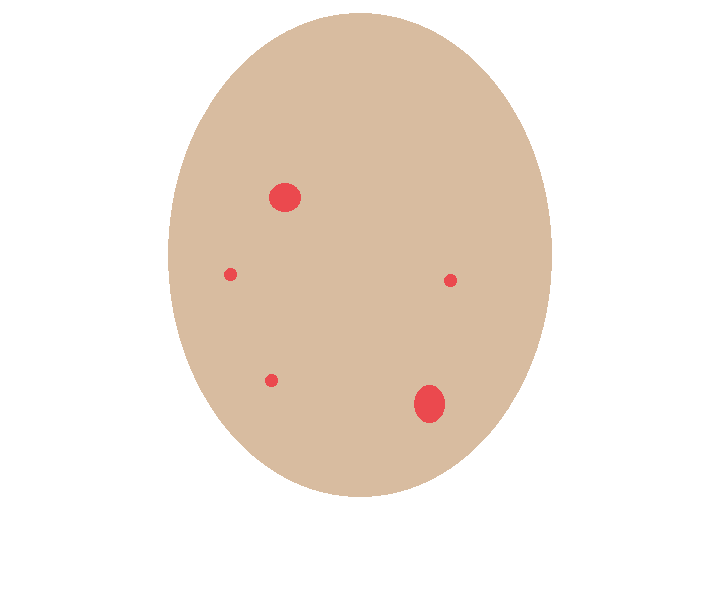
#> input picture acnepaint.png, 710 x 604 px
$ python fill.py
#> lines starting #> are read from the running program, lines starting #| are printed output that depends on the picture
import cv2;
import numpy as np;

# Read image
im_in = cv2.imread("acnepaint.png", cv2.IMREAD_GRAYSCALE);
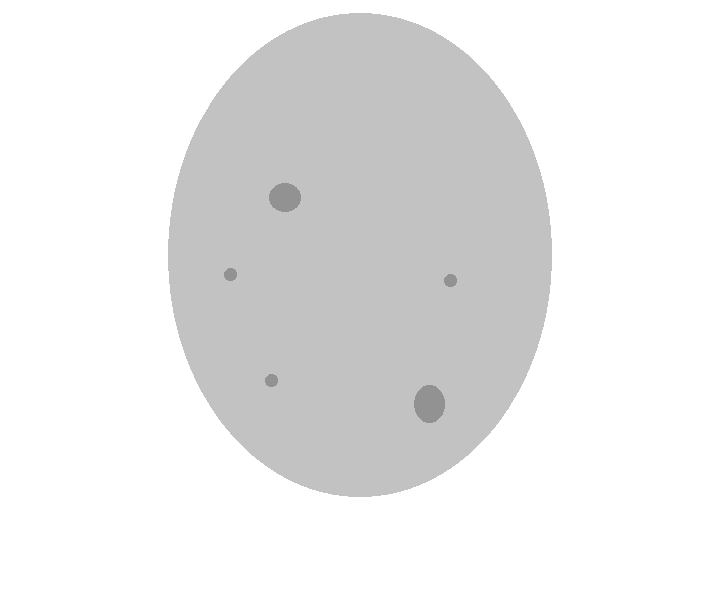
#> im_in: shape (604, 710); min 146, max 255, mean 234

# Threshold.
# Set values equal to or above 220 to 0.
# Set values below 220 to 255.


detector=cv2.SimpleBlobDetector_create()
keypoints= detector.detect(im_in)
#> keypoints = 5 keypoints; (x, y, size): (429, 404, 34.7), (285, 197, 31), (271, 380, 14.2), (450, 280, 14.2), (230, 274, 14.2)


#cv2.DRAW_MATCHES_FLAGS_DRAW_RICH_KEYPOINTS ensure the
#size of circle corresponds to the size of blob
blank=np.zeros((1,1))
blobs=cv2.drawKeypoints(im_in,keypoints,blank,(0,255,255),cv2.DRAW_MATCHES_FLAGS_DEFAULT)

#th, im_th = cv2.threshold(im_in, 220, 255, cv2.THRESH_BINARY_INV);
th= blobs
im_th = blobs
# Copy the thresholded image.
im_floodfill = im_th.copy()

# Mask used to flood filling.
# Notice the size needs to be 2 pixels than the image.
h, w = im_th.shape[:2]
#> h = 604; w = 710
mask = np.zeros((h + 2, w + 2), np.uint8)

# Floodfill from point (0, 0)
cv2.floodFill(im_floodfill, mask, (0, 0), 255);
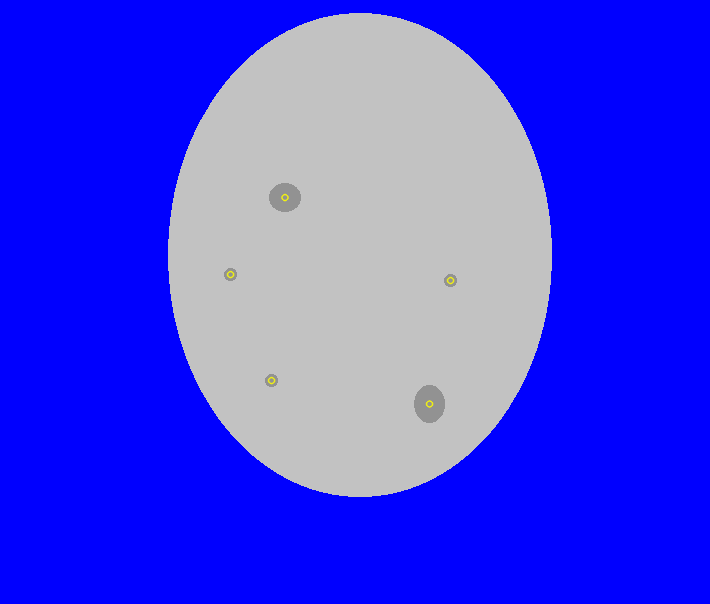
#> im_floodfill: shape (604, 710, 3); mean of channels 0, 1, 2 234, 65.8, 65.8; drawn as B, G, R

# Invert floodfilled image
im_floodfill_inv = cv2.bitwise_not(im_floodfill)
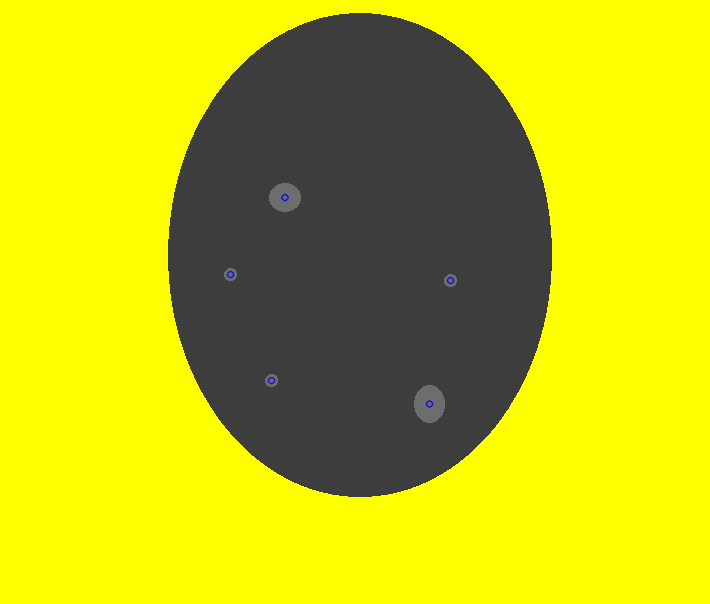
#> im_floodfill_inv: shape (604, 710, 3); mean of channels 0, 1, 2 21, 189.2, 189.2; drawn as B, G, R

# Combine the two images to get the foreground.
im_out = im_th | im_floodfill_inv
#> im_out: shape (604, 710, 3); every value is 255

h,w,bpp = np.shape(im_out)
#> bpp = 3
pixels = im_floodfill_inv

# Display images.
cv2.imshow("Blob Detection Image", im_th)
cv2.imshow("Floodfilled Image", im_floodfill)
cv2.imshow("Inverted Floodfilled Image", im_floodfill_inv)
cv2.imshow("Foreground", im_out)
cv2.waitKey(0)
